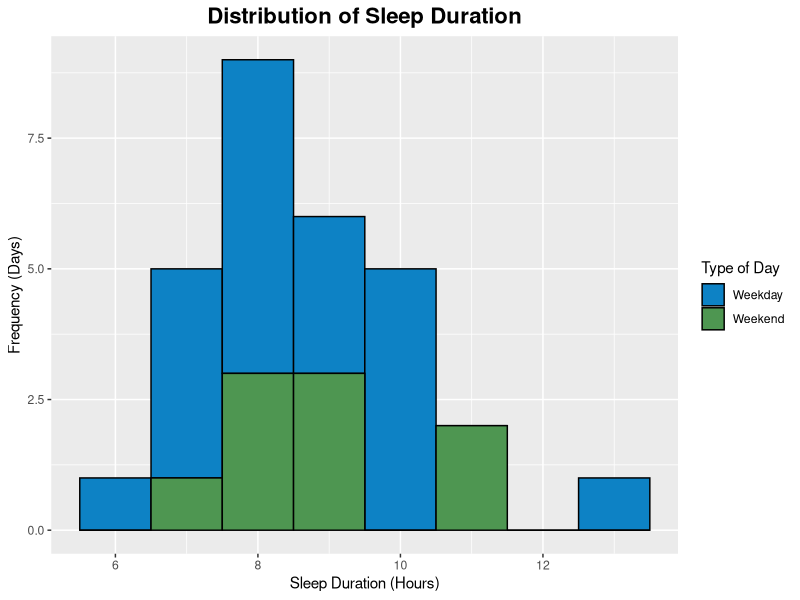
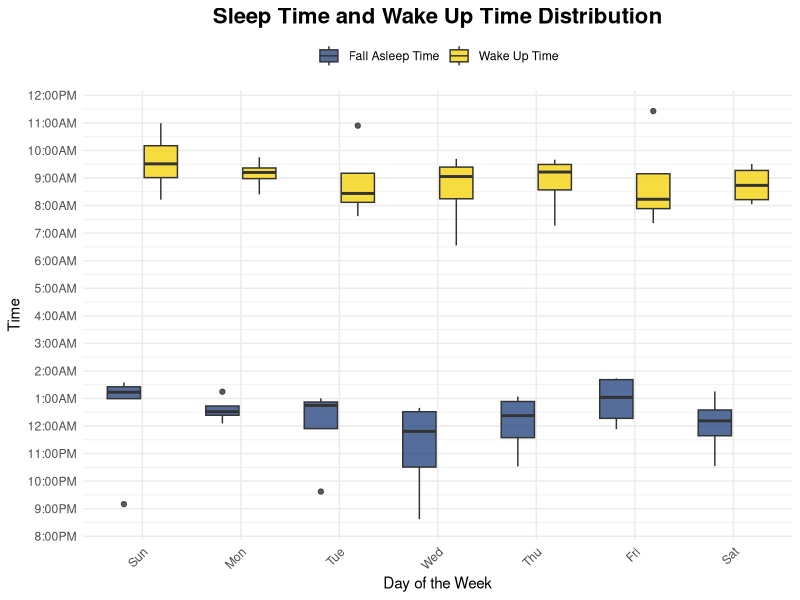

The R script that drew these images, in order:
library(ggplot2)
library(dplyr)
library(lubridate)
library(tidyverse)

# Read and prepare data
sleep_data <- read.csv("sleep classified.csv")
sleep_data <- sleep_data %>% filter(state != "neither")

sleep_data$row_id <- rep(1:(nrow(sleep_data) / 2), each = 2)

night_data <- sleep_data %>%
  group_by(row_id) %>%
  summarize(
    sleep_time = first(end_time), 
    wake_up_time = last(start_time), 
    sleep_duration = last(time_gap)  
  ) %>%
  select(sleep_time, wake_up_time, sleep_duration)

night_data <- night_data %>%
  mutate(day_of_week = rep(c("Sun", "Mon", "Tue", "Wed", "Thu", "Fri", "Sat"), length.out = nrow(night_data)))

night_data <- night_data %>%
  mutate(
    sleep_time = ymd_hms(sleep_time),  
    wake_up_time = ymd_hms(wake_up_time)  
)

night_data <- night_data %>%
  mutate(day_type = ifelse((day_of_week == "Sat" | day_of_week == "Sun"), "Weekend", "Weekday"))


initial_reference_time <- ymd_hms("2025-01-12 20:00:00")

night_data <- night_data %>%
  mutate(
    reference_time = initial_reference_time + days(row_number() - 1),
    sleep_time_relative = as.numeric(difftime(sleep_time, reference_time, units = "mins")),
    wake_up_time_relative = as.numeric(difftime(wake_up_time, reference_time, units = "mins"))
  )

night_data_long <- night_data %>%
  gather(key = "time_type", value = "time_relative", sleep_time_relative, wake_up_time_relative)

#Visualization 1: Histogram to show sleep duration distribution
ggplot(night_data, aes(x = sleep_duration, fill = day_type)) +
  geom_histogram(binwidth = 1, color = "black", alpha = 1) +
  scale_fill_manual(values = c("Weekend" = "#4e9651", "Weekday" = "#0d82c5")) +
  guides(fill = guide_legend(title = "Type of Day")) + 
  labs(
    title = "Distribution of Sleep Duration",
    x = "Sleep Duration (Hours)",
    y = "Frequency (Days)"
  ) + 
  theme(plot.title = element_text(hjust = 0.5, size = 16, face = "bold")) 
  theme_minimal()

#Visualization 2: Box Plot to show sleep/wake time distribution
 ggplot(night_data_long, aes(x = day_of_week, y = time_relative, fill = time_type)) +
    geom_boxplot(alpha = 0.8) +
    labs(
      title = "Sleep Time and Wake Up Time Distribution",
      x = "Day of the Week",
      y = "Time"
    ) +
    scale_fill_manual(values = c("sleep_time_relative" = "#2a4982", "wake_up_time_relative" = "#f5d30f"),
                      labels = c("Fall Asleep Time", "Wake Up Time")) +
    scale_y_continuous(
      breaks = seq(0, 960, by = 60),  
      labels = c("8:00PM", "9:00PM", "10:00PM", "11:00PM", "12:00AM", "1:00AM", "2:00AM", "3:00AM",
                 "4:00AM", "5:00AM", "6:00AM", "7:00AM", "8:00AM", "9:00AM", "10:00AM", "11:00AM", "12:00PM")
    ) +
    scale_x_discrete(
      limits = c("Sun", "Mon", "Tue", "Wed", "Thu", "Fri", "Sat")  
    ) +
    theme_minimal() +
    theme(
      plot.title = element_text(hjust = 0.5, size = 16, face = "bold"),
      axis.text.x = element_text(angle = 45, hjust = 1),
      legend.title = element_blank(),  # Remove legend title
      legend.position = "top"
    )
  
